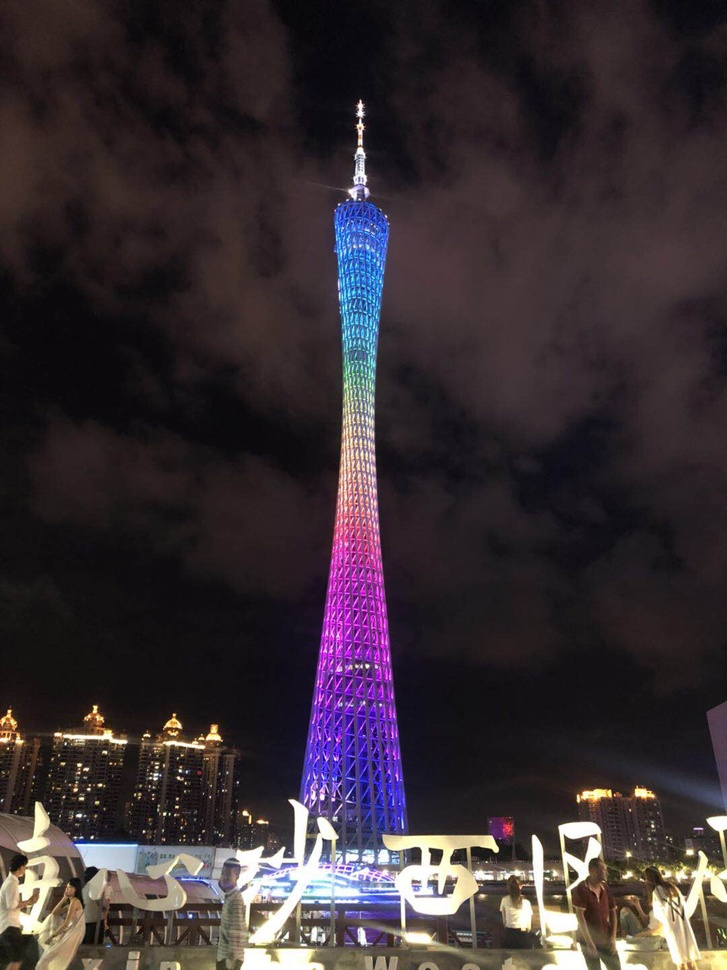
#> input picture CH02_OpenCV图像处理/image.jpg, 727 x 970 px, shrunk from 1080 x 1440 before the run, found by its file name
$ jupyter execute --allow-errors '6、数组与图表.ipynb'
#> lines starting #> are read from the running program, lines starting #| are printed output that depends on the picture
这节课我们需要熟悉两个非常重要的数据分析工具包
* 科学计算工具包：numpy
* 图表绘制工具包：matplotlib
* **还有一个很重要的包，我们会在正课中再讲 → 数据分析工具包：pandas

[cell 1]
import numpy as np
import matplotlib.pyplot as plt
# 导入模块

1、numpy基础数据结构 → numpy数组是一个多维数组对象，称为ndarray。其由两部分组成：
* 实际的数据
* 描述这些数据的元数据

[cell 2]
ar = np.array([1,2,3,4,5,6,7])
print(ar)          # 输出数组，注意数组的格式：中括号，元素之间没有逗号（和列表区分）
print(ar.ndim)     # 输出数组维度的个数（轴数），或者说“秩”，维度的数量也称rank
print(ar.shape)    # 数组的维度，对于n行m列的数组，shape为（n，m）
print(ar.size)     # 数组的元素总数，对于n行m列的数组，元素总数为n*m
print(ar.dtype)    # 数组中元素的类型，类似type()（注意了，type()是函数，.dtype是方法）
print(ar.itemsize) # 数组中每个元素的字节大小，int32l类型字节为4，float64的字节为8
print(ar.data)     # 包含实际数组元素的缓冲区，由于一般通过数组的索引获取元素，所以通常不需要使用这个属性。
ar   # 交互方式下输出，会有array(数组)

# 数组的基本属性
# ① 数组的维数称为秩（rank），一维数组的秩为1，二维数组的秩为2，以此类推
# ② 在NumPy中，每一个线性的数组称为是一个轴（axes），秩其实是描述轴的数量：
# 比如说，二维数组相当于是两个一维数组，其中第一个一维数组中每个元素又是一个一维数组
# 所以一维数组就是NumPy中的轴（axes），第一个轴相当于是底层数组，第二个轴是底层数组里的数组。
# 而轴的数量——秩，就是数组的维数。

[cell 3]
# 创建数组：array()函数，括号内可以是列表、元祖、数组、生成器等

ar1 = np.array(range(10))   # 整型
ar2 = np.array([1,2,3.14,4,5])   # 浮点型
ar3 = np.array([[1,2,3],('a','b','c')])   # 二维数组：嵌套序列（列表，元祖均可）
#> (the rest of this cell did not finish here and is left out)

[cell 4]
# 创建数组：arange()，类似range()，在给定间隔内返回均匀间隔的值。

print(np.arange(10))    # 返回0-9，整型
print(np.arange(10.0))  # 返回0.0-9.0，浮点型
print(np.arange(5,12))  # 返回5-11
print(np.arange(5.0,12,2))  # 返回5.0-12.0，步长为2
print(np.arange(10000))  # 如果数组太大而无法打印，NumPy会自动跳过数组的中心部分，并只打印边角：

[cell 5]
# 数组形状：.T/.reshape()

ar1 = np.arange(10)
print(ar1,'\n',ar1.T)
print('------')
# .T方法：转置，例如原shape为(3,4)/(2,3,4)，转置结果为(4,3)/(4,3,2) → 所以一维数组转置后结果不变

ar2 = ar1.reshape(2,5)     # 用法1：直接将已有数组改变形状
ar3 = np.arange(24).reshape(3,8)   # 用法2：生成数组后直接改变形状
ar4 = np.reshape(np.arange(12),(3,4))   # 用法3：参数内添加数组，目标形状
print(ar1,'\n',ar2)
print(ar3)
print(ar4)
print('------')
# numpy.reshape(a, newshape, order='C')：为数组提供新形状，而不更改其数据，所以元素数量需要一致！！

2、数组简单运算

[cell 6]
ar = np.arange(6).reshape(2,3)
print(ar + 10)   # 加法
print(ar * 2)   # 乘法
print(1 / (ar+1))  # 除法
print(ar ** 0.5)  # 幂
# 与标量的运算

print(ar.mean())  # 求平均值
print(ar.max())  # 求最大值
print(ar.min())  # 求最小值
print(ar.std())  # 求标准差
print(ar.var())  # 求方差
print(ar.sum(), np.sum(ar,axis = 0))  # 求和，np.sum() → axis为0，按列求和；axis为1，按行求和
print(np.sort(np.array([1,4,3,2,5,6])))  # 排序
# 常用函数

3、索引与切片

[cell 7]
# 基本索引及切片

ar = np.arange(20)
print(ar)
print(ar[4])
print(ar[3:6])
print('-----')
# 一维数组索引及切片

ar = np.arange(16).reshape(4,4)
print(ar, '数组轴数为%i' %ar.ndim)   # 4*4的数组
print(ar[2],  '数组轴数为%i' %ar[2].ndim)  # 切片为下一维度的一个元素，所以是一维数组
print(ar[2][1]) # 二次索引，得到一维数组中的一个值
print(ar[1:3],  '数组轴数为%i' %ar[1:3].ndim)  # 切片为两个一维数组组成的二维数组
print(ar[2,2])  # 切片数组中的第三行第三列 → 10
print(ar[:2,1:])  # 切片数组中的1,2行、2,3,4列 → 二维数组
print('-----')
# 二维数组索引及切片

ar = np.arange(8).reshape(2,2,2)
print(ar, '数组轴数为%i' %ar.ndim)   # 2*2*2的数组
print(ar[0],  '数组轴数为%i' %ar[0].ndim)  # 三维数组的下一个维度的第一个元素 → 一个二维数组
print(ar[0][0],  '数组轴数为%i' %ar[0][0].ndim)  # 三维数组的下一个维度的第一个元素下的第一个元素 → 一个一维数组
print(ar[0][0][1],  '数组轴数为%i' %ar[0][0][1].ndim)
# **三维数组索引及切片

[cell 8]
# 数组索引及切片的值更改

ar = np.arange(10)
print(ar)
ar[5] = 100
ar[7:9] = 200
print(ar)
# 一个标量赋值给一个索引/切片时，会自动改变/传播原始数组

4、随机数

[cell 9]
# 随机数生成

samples = np.random.normal(size=(4,4))
print(samples)
# 生成一个标准正太分布的4*4样本值

[cell 10]
# numpy.random.rand(d0, d1, ..., dn)：生成一个[0,1)之间的随机浮点数或N维浮点数组 —— 均匀分布

a = np.random.rand()
print(a,type(a))  # 生成一个随机浮点数

b = np.random.rand(4)
print(b,type(b))  # 生成形状为4的一维数组

c = np.random.rand(2,3)
print(c,type(c))  # 生成形状为2*3的二维数组，注意这里不是((2,3))

samples1 = np.random.rand(1000)
samples2 = np.random.rand(1000)
plt.scatter(samples1,samples2)
plt.show()
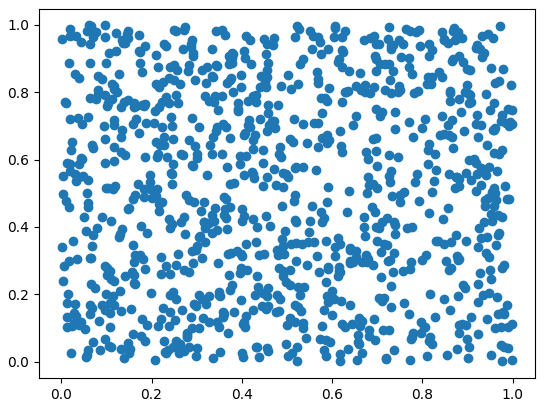
#> figure drawn by matplotlib, 1 panel
# 生成1000个均匀分布的样本值

[cell 11]
#  numpy.random.randn(d0, d1, ..., dn)：生成一个浮点数或N维浮点数组 —— 正态分布

samples1 = np.random.randn(1000)
samples2 = np.random.randn(1000)
plt.scatter(samples1,samples2)
plt.show()
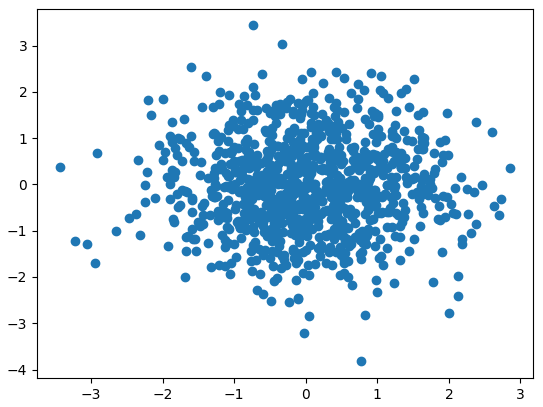
#> figure drawn by matplotlib, 1 panel
# randn和rand的参数用法一样
# 生成1000个正太的样本值

5、对于图片的解析

[cell 12]
import cv2
image = cv2.imread('C:/Users/iHJX_Alienware/Desktop/image.jpg')
#> image is the input picture: shape (970, 727, 3); mean B, G, R 51.5, 46.6, 55.9
print("width: %d pixels" % (image.shape[1]))
#| width: 727 pixels
print("height: %d pixels" % (image.shape[0]))
#| height: 970 pixels
print("channels: %d pixels" % (image.shape[2]))
#| channels: 3 pixels
plt.imshow(image)
plt.axis('off')
plt.show()

[cell 13]
image[0]
#> Out = 727 rows, first 8: [30, 31, 45], [30, 31, 45], [31, 32, 46], [30, 31, 45], [26, 29, 43], [26, 29, 43], [26, 29, 43], [28, 31, 45]
